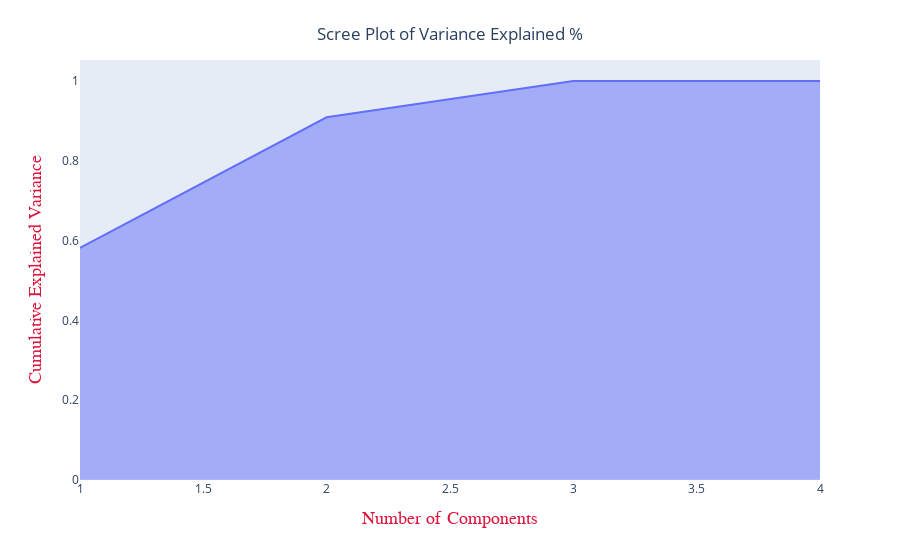

The notebook cell this image was saved under:
### Code cell
pca = PCA()
components = pca.fit_transform(X)
exp_var_cumul = np.cumsum(pca.explained_variance_ratio_)

fig =px.area(
    x=range(1, exp_var_cumul.shape[0] + 1),
    y=exp_var_cumul,
    labels={"x": "Number of Components", "y": "Cumulative Explained Variance"}
)
fig.update_xaxes(title_font=dict(size=18, family='Courier', color='crimson'),showgrid=False)
fig.update_yaxes(title_font=dict(size=18, family='Courier', color='crimson'),showgrid=False)
fig.update_layout( title={'text':"Scree Plot of Variance Explained %",
                         'y':0.95,
                         'yanchor': 'top',
                         'x':0.5,
                         'xanchor': 'center'})
fig.show()

### Figure 1 — Plotly figure (JSON) as saved in the notebook; plotly's stock layout.template omitted (floating-point values rounded to 4 significant figures)
{"data": [{"hovertemplate": "Number of Components=%{x}<br>Cumulative Explained Variance=%{y}<extra></extra>", "legendgroup": "", "line": {"color": "#636efa"}, "mode": "lines", "name": "", "orientation": "v", "showlegend": false, "stackgroup": "1", "type": "scatter", "x": [1, 2, 3, 4], "xaxis": "x", "y": [0.5816, 0.909, 0.9997, 1], "yaxis": "y"}], "layout": {"legend": {"tracegroupgap": 0}, "margin": {"t": 60}, "title": {"text": "Scree Plot of Variance Explained %", "x": 0.5, "xanchor": "center", "y": 0.95, "yanchor": "top"}, "xaxis": {"anchor": "y", "domain": [0, 1], "showgrid": false, "title": {"font": {"color": "crimson", "family": "Courier", "size": 18}, "text": "Number of Components"}}, "yaxis": {"anchor": "x", "domain": [0, 1], "showgrid": false, "title": {"font": {"color": "crimson", "family": "Courier", "size": 18}, "text": "Cumulative Explained Variance"}}}}
